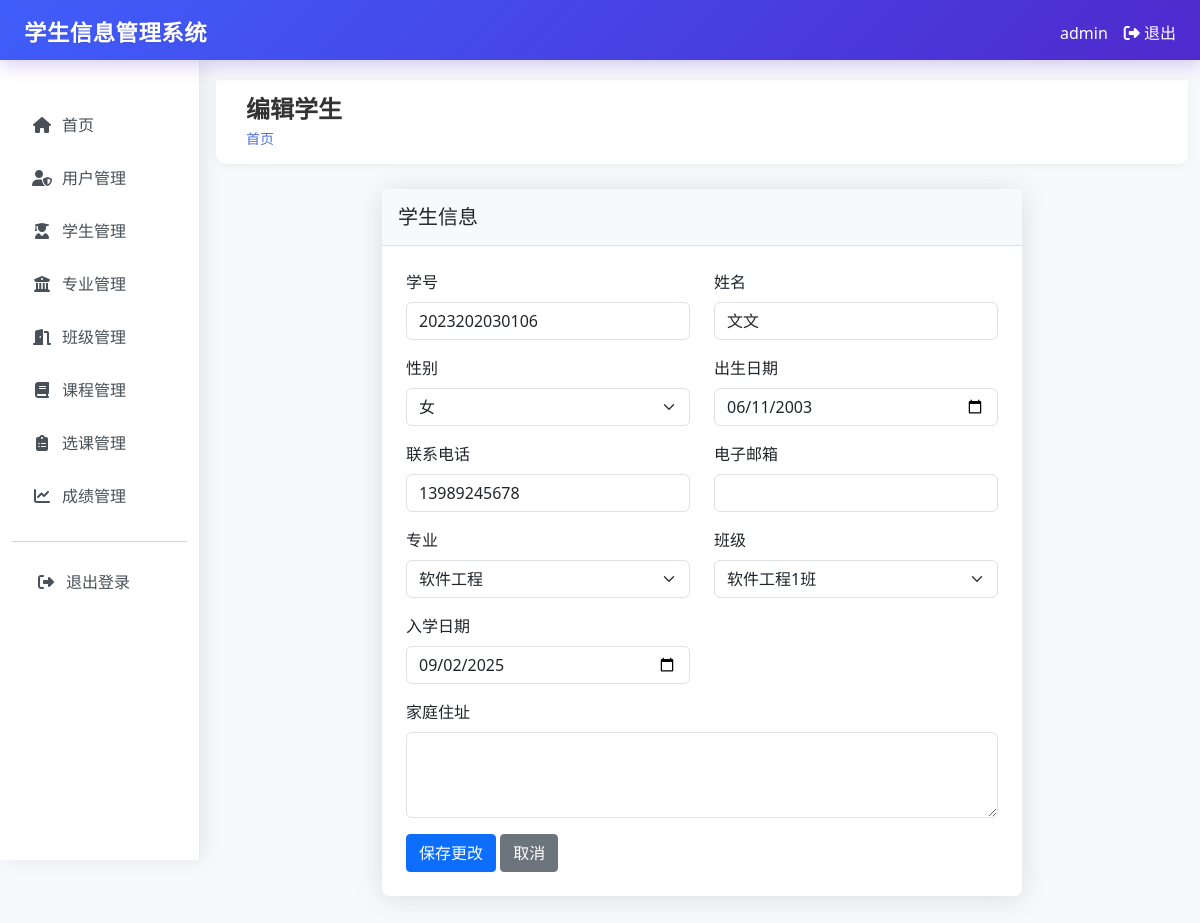
Before: /students/6/edit (signed in) with the older database file.
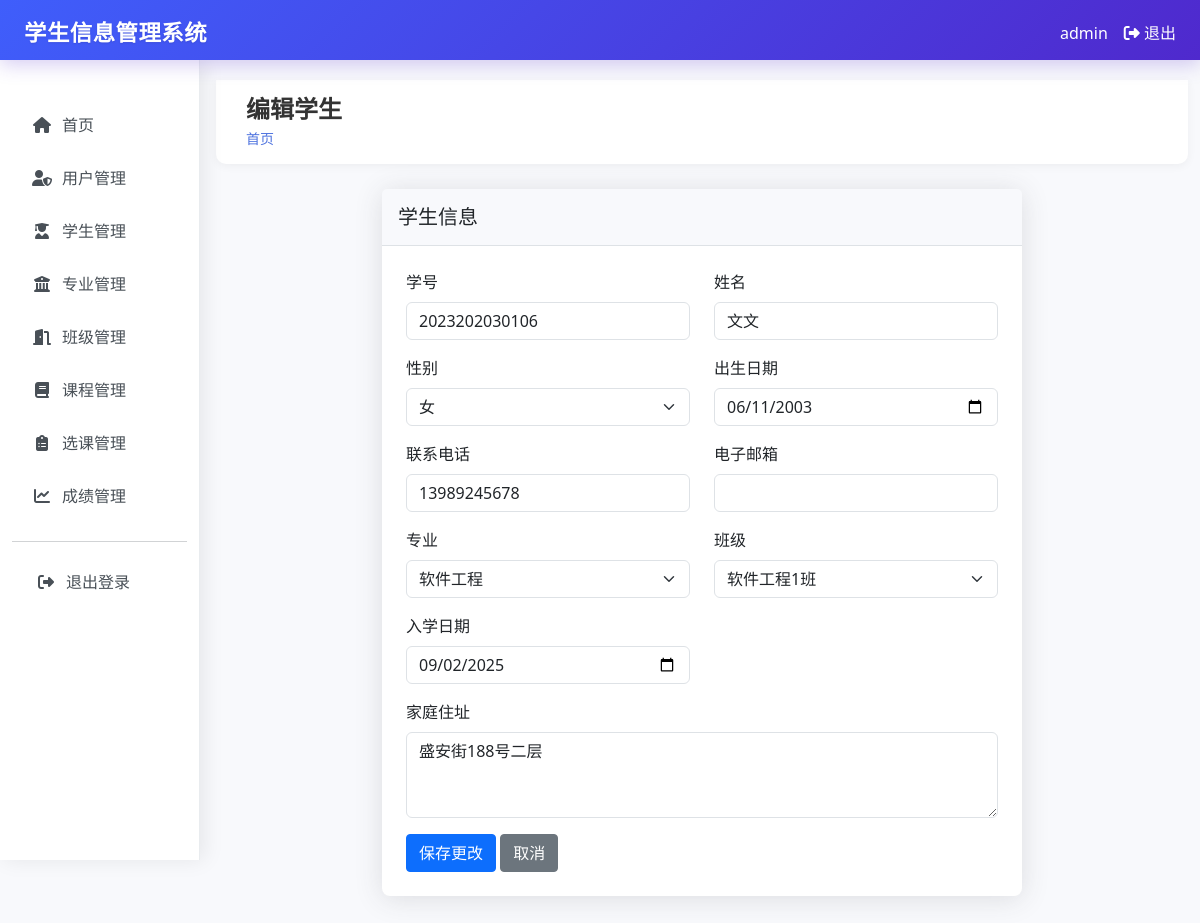
After: the same page with the newer database file.
### tables this page shows
CREATE TABLE students (
        id INTEGER PRIMARY KEY AUTOINCREMENT,
        student_id TEXT UNIQUE NOT NULL,
        name TEXT NOT NULL,
        gender TEXT NOT NULL,
        birth_date TEXT,
        address TEXT,
        phone TEXT,
        email TEXT,
        major_id INTEGER,
        class_id INTEGER,
        enrollment_date TEXT,
        created_by INTEGER,
        created_at TIMESTAMP DEFAULT CURRENT_TIMESTAMP, avatar TEXT,
        FOREIGN KEY (major_id) REFERENCES majors (id),
        FOREIGN KEY (class_id) REFERENCES classes (id),
        FOREIGN KEY (created_by) REFERENCES users (id)
    );

CREATE TABLE majors (
        id INTEGER PRIMARY KEY AUTOINCREMENT,
        name TEXT UNIQUE NOT NULL,
        description TEXT,
        created_at TIMESTAMP DEFAULT CURRENT_TIMESTAMP
    );

CREATE TABLE classes (
        id INTEGER PRIMARY KEY AUTOINCREMENT,
        name TEXT UNIQUE NOT NULL,
        major_id INTEGER,
        description TEXT,
        created_at TIMESTAMP DEFAULT CURRENT_TIMESTAMP,
        FOREIGN KEY (major_id) REFERENCES majors (id)
    );

### app.py (the view, shortened to what this page needs)
@app.route("/students/<int:student_id>/edit", methods=["GET", "POST"])
@login_required
def edit_student(student_id):
    conn = get_db_connection()
    student = conn.execute("SELECT * FROM students WHERE id = ?", (student_id,)).fetchone()
    if session.get("role") != "admin" and student["created_by"] != session["user_id"]:
        flash("您没有权限编辑此学生信息")
        return redirect(url_for("students"))
    majors = conn.execute("SELECT * FROM majors ORDER BY name").fetchall()
    classes = conn.execute("SELECT * FROM classes ORDER BY name").fetchall()
    conn.close()
    return render_template("students/edit.html", student=student, majors=majors, classes=classes)

### app.py (called while the page is built)
def login_required(f):
    @wraps(f)
    def decorated_function(*args, **kwargs):
        if "user_id" not in session:
            return redirect(url_for("login"))
        return f(*args, **kwargs)
    return decorated_function

def get_db_connection():
    conn = sqlite3.connect("student_management.db")
    conn.row_factory = sqlite3.Row
    return conn

### templates/students/edit.html (shortened to what the changed rows need)
{% extends "base.html" %}
{% block header %}编辑学生{% endblock %}
{% block content %}
<div class="row justify-content-center">
    <div class="col-md-8">
        <div class="card">
            <div class="card-body">
                <form method="post">
                    <div class="row">
                        <div class="col-md-6 mb-3">
                            <label for="student_id" class="form-label">学号</label>
                            <input type="text" class="form-control" id="student_id" name="student_id" value="{{ student.student_id }}" readonly onclick="alert('学号字段不能修改'); this.blur(); return false;">
                        </div>
                        <div class="col-md-6 mb-3">
                            <label for="name" class="form-label">姓名</label>
                            <input type="text" class="form-control" id="name" name="name" value="{{ student.name }}" required>
                        </div>
                    </div>
                    <div class="row">
                        <div class="col-md-6 mb-3">
                            <label for="gender" class="form-label">性别</label>
                            <select class="form-select" id="gender" name="gender" required>
                                <option value="女" {% if student.gender == '女' %}selected{% endif %}>女</option>
                            </select>
                        </div>
                        <div class="col-md-6 mb-3">
                            <label for="birth_date" class="form-label">出生日期</label>
                            <input type="date" class="form-control" id="birth_date" name="birth_date" value="{{ student.birth_date }}">
                        </div>
                    </div>
                    <div class="row">
                        <div class="col-md-6 mb-3">
                            <label for="phone" class="form-label">联系电话</label>
                            <input type="tel" class="form-control" id="phone" name="phone" value="{{ student.phone }}">
                        </div>
                    </div>
                    <div class="row">
                        <div class="col-md-6 mb-3">
                            <label for="major_id" class="form-label">专业</label>
                            <select class="form-select" id="major_id" name="major_id">
                                {% for major in majors %}
                                <option value="{{ major.id }}" {% if student.major_id == major.id %}selected{% endif %}>{{ major.name }}</option>
                                {% endfor %}
                            </select>
                        </div>
                        <div class="col-md-6 mb-3">
                            <label for="class_id" class="form-label">班级</label>
                            <select class="form-select" id="class_id" name="class_id">
                                {% for class in classes %}
                                <option value="{{ class.id }}" {% if student.class_id == class.id %}selected{% endif %}>{{ class.name }}</option>
                                {% endfor %}
                            </select>
                        </div>
                    </div>
                    <div class="row">
                        <div class="col-md-6 mb-3">
                            <label for="enrollment_date" class="form-label">入学日期</label>
                            <input type="date" class="form-control" id="enrollment_date" name="enrollment_date" value="{{ student.enrollment_date }}">
                        </div>
                    </div>
                    <div class="mb-3">
                        <label for="address" class="form-label">家庭住址</label>
                        <textarea class="form-control" id="address" name="address" rows="3">{{ student.address }}</textarea>
                    </div>
                </form>
            </div>
        </div>
    </div>
</div>
{% endblock %}

Changed rows visible on the page:
changed students "文文": address (not shown) → "盛安街188号二层"
